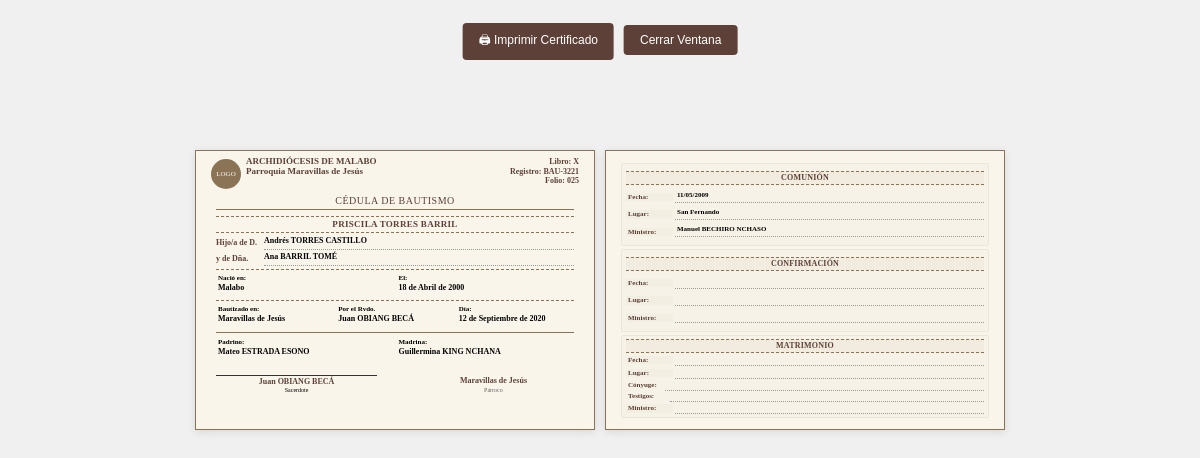
Page /report/imprimir_sacramentos.php?id=25 on the committed database.
### tables this page shows
CREATE TABLE `bautismo` (
  `id_bautismo` int(11) NOT NULL,
  `libro` text NOT NULL,
  `registro` varchar(50) DEFAULT NULL,
  `folio` int(6) DEFAULT NULL,
  `id_feligres` int(11) NOT NULL,
  `fecha` date DEFAULT NULL,
  `padrino` varchar(150) DEFAULT NULL,
  `madrina` varchar(150) DEFAULT NULL,
  `id_ministro` int(11) DEFAULT NULL,
  `id_parroquia` int(11) DEFAULT NULL,
  `estado` tinyint(1) NOT NULL DEFAULT 1,
  `id_pago` int(11) DEFAULT NULL,
  `monto_pago` decimal(12,2) DEFAULT 0.00
);

CREATE TABLE `parroquia` (
  `id_parroquia` int(11) NOT NULL,
  `nombre` varchar(150) NOT NULL,
  `direccion` varchar(200) DEFAULT NULL,
  `telefono` varchar(50) DEFAULT NULL
);

CREATE TABLE `feligres` (
  `id_feligres` int(11) NOT NULL,
  `nombre_completo` varchar(150) NOT NULL,
  `genero` enum('Masculino','Femenino') NOT NULL,
  `nombre_padre` varchar(150) DEFAULT NULL,
  `nombre_madre` varchar(150) DEFAULT NULL,
  `fecha_nacimiento` date DEFAULT NULL,
  `lugar_nacimiento` varchar(150) DEFAULT NULL
);

CREATE TABLE `ministros` (
  `id_ministro` int(11) NOT NULL,
  `nombre_completo` varchar(150) NOT NULL,
  `DIP` varchar(50) DEFAULT NULL,
  `telefono` varchar(50) DEFAULT NULL,
  `tipo` enum('Sacerdote','Diácono','Obispo','Catequista') NOT NULL
);

CREATE TABLE `comunion` (
  `id_comunion` int(11) NOT NULL,
  `registro` varchar(50) DEFAULT NULL,
  `id_feligres` int(11) DEFAULT NULL,
  `fecha` date DEFAULT NULL,
  `id_ministro` int(11) DEFAULT NULL,
  `id_parroquia` int(11) DEFAULT NULL,
  `estado` tinyint(1) NOT NULL DEFAULT 1,
  `id_pago` int(11) DEFAULT NULL,
  `monto_pago` decimal(12,2) DEFAULT 0.00
);

### report/imprimir_sacramentos.php (the view, shortened to what this page needs)
<?php
$database = new Database();
$db = $database->getConnection();
$id_bautismo = $_GET['id'] ?? 0;
$query = "
    SELECT
        b.id_bautismo,
        b.registro,
        b.fecha AS fecha_bautismo,
        b.padrino,
        b.madrina,
        p.nombre AS nombre_parroquia,
        p.direccion AS direccion_parroquia,
        f.id_feligres,
        f.nombre_completo,
        f.nombre_padre,
        f.nombre_madre,
        f.fecha_nacimiento,
        f.lugar_nacimiento,
        m.nombre_completo AS nombre_ministro,
        m.tipo AS tipo_ministro
    FROM bautismo b
    INNER JOIN feligres f ON b.id_feligres = f.id_feligres
    LEFT JOIN ministros m ON b.id_ministro = m.id_ministro
    LEFT JOIN parroquia p ON b.id_parroquia = p.id_parroquia
    WHERE b.id_feligres = :id
";
$stmt = $db->prepare($query);
$stmt->bindParam(':id', $id_bautismo, PDO::PARAM_INT);
$stmt->execute();
$bautismo = $stmt->fetch(PDO::FETCH_ASSOC);
function formatFechaCorta($fecha) {
    $meses = ['Enero', 'Febrero', 'Marzo', 'Abril', 'Mayo', 'Junio', 'Julio', 'Agosto', 'Septiembre', 'Octubre', 'Noviembre', 'Diciembre'];
    $f = date_create($fecha);
    return date_format($f, 'd') . ' de ' . $meses[date_format($f, 'n')-1] . ' de ' . date_format($f, 'Y');
}
$feligres_id = $bautismo['id_feligres'];
$libro = 'X';
$folio = str_pad($id_bautismo, 3, '0', STR_PAD_LEFT);
$logo_path = '../imagenes/.jpg';
$query_comunion = "SELECT
                    c.*,
                    m.nombre_completo as nombre_ministro,
                    p.nombre as nombre_parroquia
                  FROM comunion c
                  LEFT JOIN ministros m ON c.id_ministro = m.id_ministro
                  LEFT JOIN parroquia p ON c.id_parroquia = p.id_parroquia
                  WHERE c.id_feligres = :id_feligres";
$stmt_comunion = $db->prepare($query_comunion);
$stmt_comunion->bindParam(':id_feligres', $feligres_id);
$stmt_comunion->execute();
$comunion = $stmt_comunion->fetch(PDO::FETCH_ASSOC);
$query_confirmacion = "SELECT
                        conf.*,
                        m.nombre_completo as nombre_ministro,
                        p.nombre as nombre_parroquia
                      FROM confirmacion conf
                      LEFT JOIN ministros m ON conf.id_ministro = m.id_ministro
                      LEFT JOIN parroquia p ON conf.id_parroquia = p.id_parroquia
                      WHERE conf.id_feligres = :id_feligres";
$stmt_confirmacion = $db->prepare($query_confirmacion);
$stmt_confirmacion->bindParam(':id_feligres', $feligres_id);
$stmt_confirmacion->execute();
$confirmacion = $stmt_confirmacion->fetch(PDO::FETCH_ASSOC);
$query_matrimonio = "SELECT
                      mat.*,
                      m.nombre_completo as nombre_ministro,
                      p.nombre as nombre_parroquia,
                      f_esposo.nombre_completo as nombre_esposo,
                      f_esposa.nombre_completo as nombre_esposa
                    FROM matrimonio_feligres mf
                    INNER JOIN matrimonio mat ON mf.id_matrimonio = mat.id_matrimonio
                    LEFT JOIN ministros m ON mat.id_ministro = m.id_ministro
                    LEFT JOIN parroquia p ON mat.lugar = p.nombre
                    LEFT JOIN matrimonio_feligres mf_esposo ON mat.id_matrimonio = mf_esposo.id_matrimonio
                      AND mf_esposo.rol = 'esposo'
                    LEFT JOIN feligres f_esposo ON mf_esposo.id_feligres = f_esposo.id_feligres
                    LEFT JOIN matrimonio_feligres mf_esposa ON mat.id_matrimonio = mf_esposa.id_matrimonio
                      AND mf_esposa.rol = 'esposa'
                    LEFT JOIN feligres f_esposa ON mf_esposa.id_feligres = f_esposa.id_feligres
                    WHERE mf.id_feligres = :id_feligres
                    AND mf.rol IN ('esposo', 'esposa')
                    LIMIT 1";
$stmt_matrimonio = $db->prepare($query_matrimonio);
$stmt_matrimonio->bindParam(':id_feligres', $feligres_id);
$stmt_matrimonio->execute();
$matrimonio = $stmt_matrimonio->fetch(PDO::FETCH_ASSOC);
$testigos = [];
function formatFechaSimple($fecha) {
    return date('d/m/Y', strtotime($fecha));
}
?>
<!DOCTYPE html>
<html lang="es">
<head>
</head>
<body>
<div class="print-controls">
    <button onclick="window.print()">🖨 Imprimir Certificado</button>
    <button onclick="window.close();" class="btn btn-secondary">Cerrar Ventana</button>
</div>
<div class="certificate-container">
<div class="certificate">
    <div class="parish-logo">
        <?php if (file_exists($logo_path)): ?>
            <img src="<?= $logo_path ?>" alt="Logo Parroquia" onerror="this.style.display='none'">
        <?php else: ?>
            <div style="width: 30px; height: 30px; background: var(--gold); color: white; display: flex; align-items: center; justify-content: center; font-size: 7px; border-radius: 50%;">
                LOGO
            </div>
        <?php endif; ?>
    </div>
    <div class="parish-info">
        <h2>ARCHIDIÓCESIS DE MALABO</h2>
        <h2>Parroquia <?=htmlspecialchars($bautismo['nombre_parroquia'] ?? 'Parroquia Inmaculado Corazón de María') ?></h2>
    </div>
    <div class="record-number">
        Libro: <?= htmlspecialchars($libro) ?><br>
        Registro: <?= htmlspecialchars($bautismo['registro'] ?? 'N/A') ?><br>
        Folio: <?= htmlspecialchars($folio) ?>
    </div>
    <div class="book-header">
        <h1>CÉDULA DE BAUTISMO</h1>
    </div>
    <div class="main-content">
        <div class="highlight-name">
            <?= htmlspecialchars($bautismo['nombre_completo']) ?>
        </div>
        <div class="parent-line">
            <div class="parent-label">Hijo/a de D.</div>
            <div class="parent-names data-field"><?= htmlspecialchars($bautismo['nombre_padre'] ?? '') ?></div>
        </div>
        <div class="parent-line">
            <div class="parent-label">y de Dña.</div>
            <div class="parent-names data-field"><?= htmlspecialchars($bautismo['nombre_madre'] ?? '') ?></div>
        </div>
        <div class="small-divider"></div>
        <div class="details">
            <div>
                <strong>Nació en:</strong>
                <span class="data-field"><?= htmlspecialchars($bautismo['lugar_nacimiento'] ?? '') ?></span>
            </div>
            <div>
                <strong>El:</strong>
                <span class="data-field"><?= $bautismo['fecha_nacimiento'] ? formatFechaCorta($bautismo['fecha_nacimiento']) : '' ?></span>
            </div>
        </div>
        <div class="small-divider"></div>
        <div class="details">
            <div>
                <strong>Bautizado en:</strong>
                <span class="data-field"><?= htmlspecialchars($bautismo['nombre_parroquia'] ?? 'Parroquia Inmaculado Corazón de María') ?></span>
            </div>
            <div>
                <strong>Por el Rvdo.</strong>
                <span class="data-field"><?= htmlspecialchars($bautismo['nombre_ministro'] ?? '') ?></span>
            </div>
            <div>
                <strong>Día:</strong>
                <span class="data-field"><?= $bautismo['fecha_bautismo'] ? formatFechaCorta($bautismo['fecha_bautismo']) : '' ?></span>
            </div>
        </div>
        <div class="large-divider"></div>
        <div class="details">
            <div>
                <strong>Padrino:</strong>
                <span class="data-field"><?= htmlspecialchars($bautismo['padrino'] ?? '') ?></span>
            </div>
            <div>
                <strong>Madrina:</strong>
                <span class="data-field"><?= htmlspecialchars($bautismo['madrina'] ?? '') ?></span>
            </div>
        </div>
        <div class="signature-section">
            <div class="signature-box">
                <div class="signature-line"></div>
                <div class="ministro-name"><?= htmlspecialchars($bautismo['nombre_ministro'] ?? '') ?></div>
                <div style="font-size: 6px;"><?= htmlspecialchars($bautismo['tipo_ministro'] ?? '') ?></div>
            </div>
            <div class="parish-stamp">
                <div class="parish-name"><?= htmlspecialchars($bautismo['nombre_parroquia'] ?? 'INMACULADO CORAZÓN DE MARÍA') ?></div>
                <div style="font-size: 6px;">Párroco</div>
            </div>
        </div>
    </div>
</div>
<div class="certificate">
    <div class="sacramentos-container">
        <div class="sacramento-section">
            <div class="sacramento-title">COMUNIÓN</div>
            <div class="sacramento-line">
                <span class="line-label">Fecha:</span>
                <span class="line-value"><?= $comunion ? formatFechaSimple($comunion['fecha']) : '' ?></span>
            </div>
            <div class="sacramento-line">
                <span class="line-label">Lugar:</span>
                <span class="line-value"><?= $comunion ? htmlspecialchars($comunion['nombre_parroquia'] ?? '') : '' ?></span>
            </div>
            <div class="sacramento-line">
                <span class="line-label">Ministro:</span>
                <span class="line-value"><?= $comunion ? htmlspecialchars($comunion['nombre_ministro'] ?? '') : '' ?></span>
            </div>
        </div>
        <div class="sacramento-section">
            <div class="sacramento-title">CONFIRMACIÓN</div>
            <div class="sacramento-line">
                <span class="line-label">Fecha:</span>
                <span class="line-value"><?= $confirmacion ? formatFechaSimple($confirmacion['fecha']) : '' ?></span>
            </div>
            <div class="sacramento-line">
                <span class="line-label">Lugar:</span>
                <span class="line-value"><?= $confirmacion ? htmlspecialchars($confirmacion['nombre_parroquia'] ?? '') : '' ?></span>
            </div>
            <div class="sacramento-line">
                <span class="line-label">Ministro:</span>
                <span class="line-value"><?= $confirmacion ? htmlspecialchars($confirmacion['nombre_ministro'] ?? '') : '' ?></span>
            </div>
        </div>
        <div class="sacramento-section">
            <div class="sacramento-title">MATRIMONIO</div>
            <div class="sacramento-line">
                <span class="line-label">Fecha:</span>
                <span class="line-value"><?= $matrimonio ? formatFechaSimple($matrimonio['fecha']) : '' ?></span>
            </div>
            <div class="sacramento-line">
                <span class="line-label">Lugar:</span>
                <span class="line-value"><?= $matrimonio ? htmlspecialchars($matrimonio['lugar'] ?? '') : '' ?></span>
            </div>
            <?php if ($matrimonio && $matrimonio['nombre_esposo'] && $matrimonio['nombre_esposa']): ?>
            <div class="conyuges-line">
                <span class="conyuge-label">Cónyuge:</span>
                <span class="line-value">
                    <?php
                    if ($bautismo['nombre_completo'] == $matrimonio['nombre_esposo']) {
                        echo htmlspecialchars($matrimonio['nombre_esposa']);
                    } else {
                        echo htmlspecialchars($matrimonio['nombre_esposo']);
                    }
                    ?>
                </span>
            </div>
            <?php else: ?>
            <div class="conyuges-line">
                <span class="conyuge-label">Cónyuge:</span>
                <span class="line-value"></span>
            </div>
            <?php endif; ?>
            <?php if ($matrimonio && !empty($testigos)): ?>
            <div class="testigo-line">
                <span class="testigo-label">Testigos:</span>
                <span class="line-value">
                    <?php
                    $nombres_testigos = array_map(function($t) {
                        return $t['nombre_completo'];
                    }, $testigos);
                    echo htmlspecialchars(implode(' y ', array_slice($nombres_testigos, 0, 2)));
                    ?>
                </span>
            </div>
            <?php else: ?>
            <div class="testigo-line">
                <span class="testigo-label">Testigos:</span>
                <span class="line-value"></span>
            </div>
            <?php endif; ?>
            <div class="sacramento-line">
                <span class="line-label">Ministro:</span>
                <span class="line-value"><?= $matrimonio ? htmlspecialchars($matrimonio['nombre_ministro'] ?? '') : '' ?></span>
            </div>
        </div>
    </div>
   </div>
</div>
</body>
</html>

### rows in the picture
bautismo: id_parroquia.nombre "Maravillas de Jesús", registro "BAU-3221", id_feligres.nombre_completo "PRISCILA TORRES BARRIL", id_feligres.nombre_padre "Andrés TORRES CASTILLO", id_feligres.nombre_madre "Ana BARRIL TOMÉ", id_feligres.lugar_nacimiento "Malabo", id_feligres.fecha_nacimiento "18 de Abril de 2000", id_ministro.nombre_completo "Juan OBIANG BECÁ", fecha "12 de Septiembre de 2020", padrino "Mateo ESTRADA ESONO", madrina "Guillermina KING NCHANA", id_ministro.tipo "Sacerdote"
comunion: fecha "11/05/2009", id_parroquia.nombre "San Fernando", id_ministro.nombre_completo "Manuel BECHIRO NCHASO"

### other values in the picture
$libro "X"
$folio "025"
